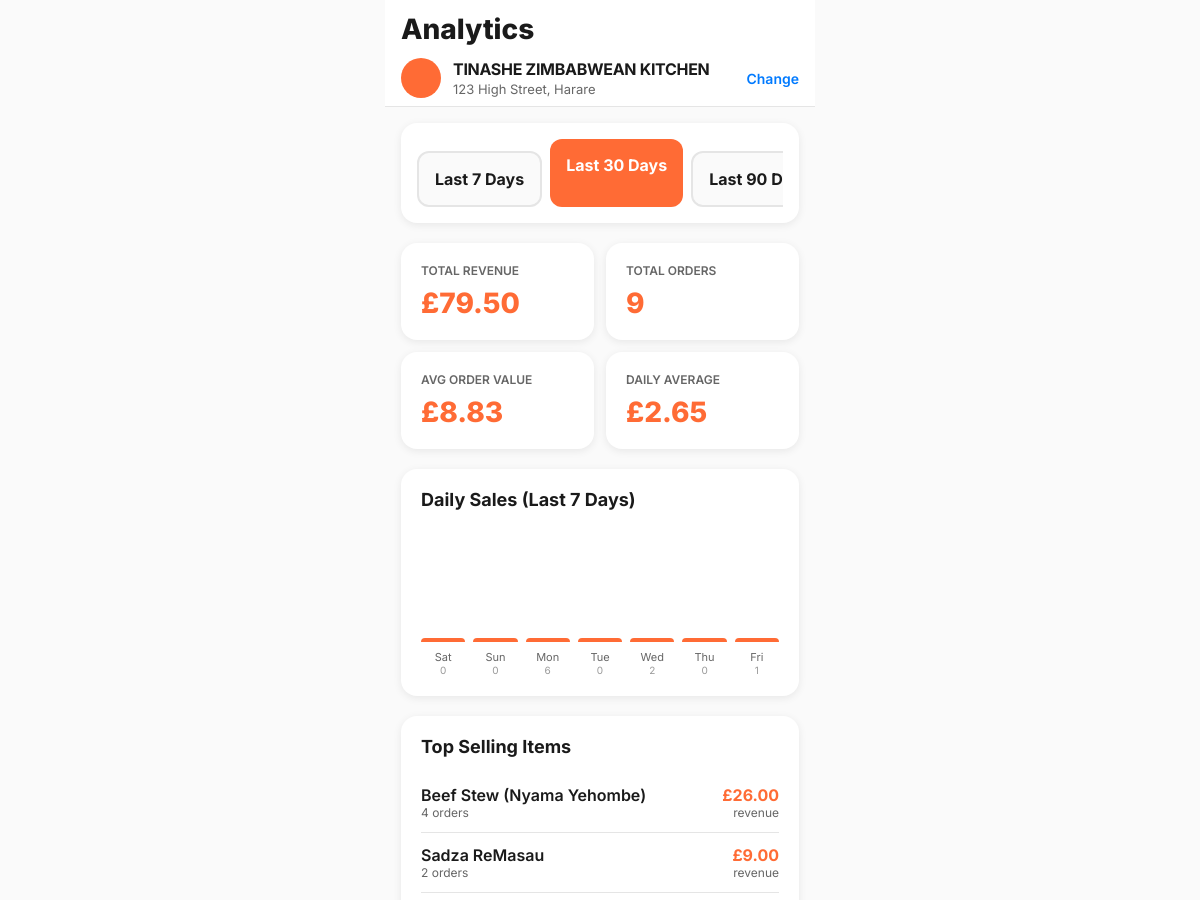
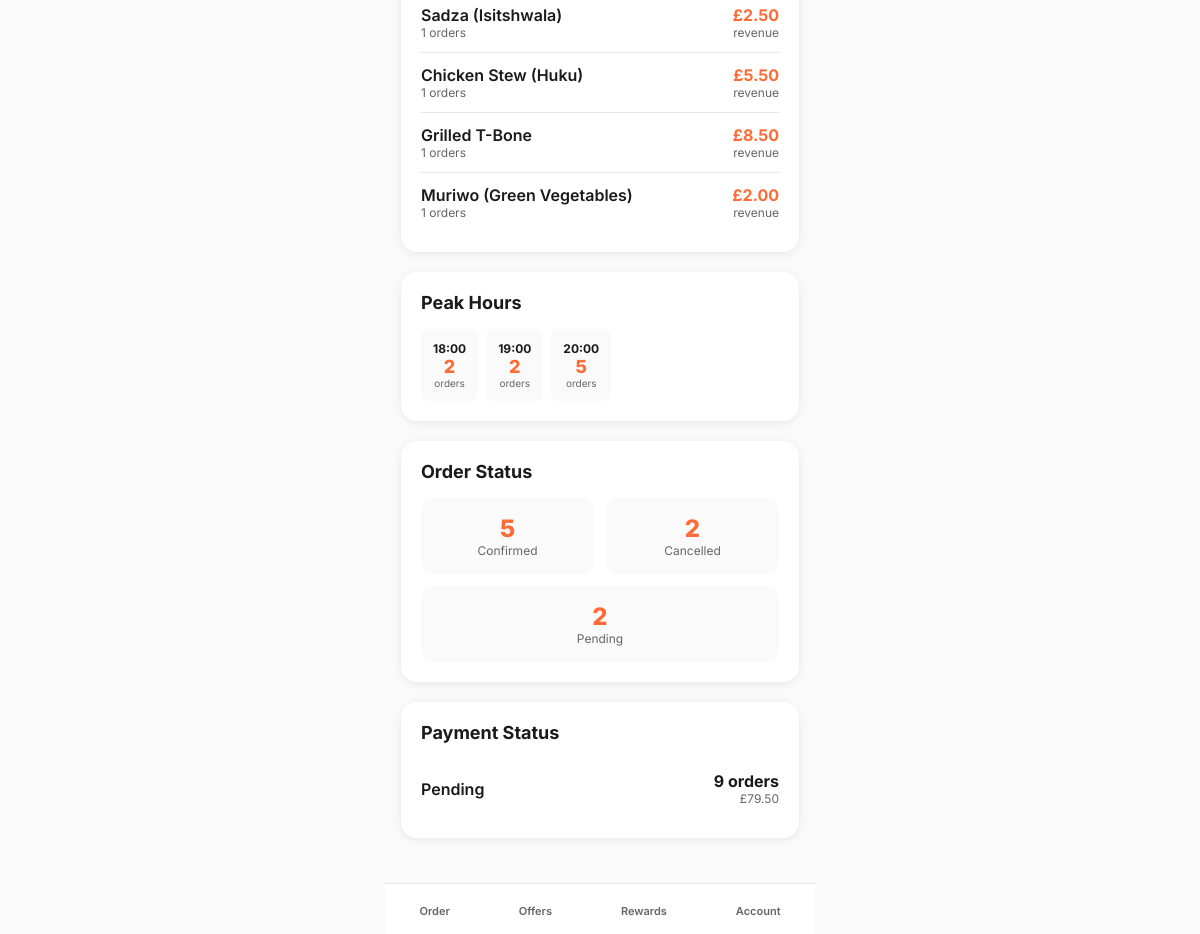
Screenshot of /analytics/dashboard/ (signed in) with the database file from the repository (2 pictures, top to bottom).
### apps/core/models.py (models this page shows, shortened)
class SiteSettings(models.Model):
    shop_name = models.CharField(max_length=100, default="My Restaurant")
    address = models.TextField(default="123 High Street, Harare")
    phone = models.CharField(max_length=30, blank=True)
    email = models.EmailField(blank=True)
    opening_hours = models.JSONField(default=dict, blank=True)
    currency = models.CharField(max_length=3, default="GBP")
    logo = models.ImageField(upload_to="site/", blank=True, validators=LOGO_IMAGE_VALIDATORS)
    favicon = models.ImageField(upload_to="site/", blank=True, validators=FAVICON_IMAGE_VALIDATORS)
    theme_color = models.CharField(max_length=7, default="#FF6B35", help_text="Hex color code for PWA theme")
    facebook_url = models.URLField(blank=True)
    instagram_url = models.URLField(blank=True)
    twitter_url = models.URLField(blank=True)
    created_at = models.DateTimeField(auto_now_add=True)
    updated_at = models.DateTimeField(auto_now=True)
    class Meta:
        verbose_name = "Site Settings"
        verbose_name_plural = "Site Settings"
    @classmethod
    def get(cls):
        settings, _ = cls.objects.get_or_create(pk=1)
        return settings

### apps/menu/models.py (models this page shows, shortened)
class MenuItem(models.Model):
    category = models.ForeignKey(
        MenuCategory,
        on_delete=models.CASCADE,
        related_name="items"
    )
    name = models.CharField(max_length=150)
    description = models.TextField(blank=True)
    price = models.DecimalField(
        max_digits=6,
        decimal_places=2,
        validators=[MinValueValidator(Decimal("0.01"))],
    )
    image = models.ImageField(upload_to="menu/items/", blank=True, validators=MENU_IMAGE_VALIDATORS)
    is_available = models.BooleanField(default=True)
    is_popular = models.BooleanField(default=False)
    track_stock = models.BooleanField(default=False, help_text="Enable stock tracking for this item")
    stock_quantity = models.PositiveIntegerField(default=0, help_text="Current stock level")
    low_stock_threshold = models.PositiveIntegerField(default=5, help_text="Alert when stock below this")
    preparation_time = models.PositiveIntegerField(
        default=15,
        help_text="Estimated preparation time in minutes"
    )
    dietary_tags = models.JSONField(
        default=list,
        blank=True,
        help_text="e.g., ['vegetarian', 'gluten-free', 'spicy', 'halal', 'vegan']"
    )
    allergens = models.JSONField(
        default=list,
        blank=True,
        help_text="e.g., ['nuts', 'dairy', 'gluten', 'shellfish']"
    )
    calories = models.PositiveIntegerField(null=True, blank=True, help_text="kcal")
    protein = models.DecimalField(max_digits=5, decimal_places=1, null=True, blank=True, help_text="grams")
    carbs = models.DecimalField(max_digits=5, decimal_places=1, null=True, blank=True, help_text="grams")
    fat = models.DecimalField(max_digits=5, decimal_places=1, null=True, blank=True, help_text="grams")
    salt = models.DecimalField(max_digits=5, decimal_places=2, null=True, blank=True, help_text="grams")
    modifiers = models.ManyToManyField(
        MenuModifier,
        blank=True,
        related_name="menu_items"
    )
    sort_order = models.PositiveIntegerField(default=0)
    created_at = models.DateTimeField(auto_now_add=True)
    updated_at = models.DateTimeField(auto_now=True)
    class Meta:
        verbose_name = "Menu Item"
        verbose_name_plural = "Menu Items"
        ordering = ["category", "sort_order", "name"]

### apps/analytics/views.py (the view)
# urls.py: path("dashboard/", views.dashboard, name="dashboard"),
@staff_member_required
def dashboard(request):
    days = _parse_days(request.GET.get("days", 30))
    end_date = timezone.now()
    start_date = end_date - timedelta(days=days)
    orders = Order.objects.filter(created_at__gte=start_date, created_at__lte=end_date)
    total_revenue = orders.aggregate(total=Sum("total_amount"))["total"] or 0
    total_orders = orders.count()
    avg_order_value = total_revenue / total_orders if total_orders > 0 else 0
    daily_average = total_revenue / days if days > 0 else 0
    status_counts = orders.values("status").annotate(count=Count("id")).order_by("-count")
    popular_items = (
        MenuItem.objects.filter(order_items__order__created_at__gte=start_date)
        .annotate(
            order_count=Count("order_items"),
            total_revenue=Sum("order_items__item_price"),
        )
        .order_by("-order_count")[:10]
    )
    peak_hours = (
        orders.annotate(hour=ExtractHour("created_at"))
        .values("hour")
        .annotate(count=Count("id"))
        .order_by("hour")
    )
    last_7_days = timezone.now() - timedelta(days=7)
    daily_sales = []
    max_daily_revenue = 0
    for offset in range(7):
        day = last_7_days + timedelta(days=offset)
        day_orders = Order.objects.filter(created_at__date=day.date())
        day_revenue = day_orders.aggregate(total=Sum("total_amount"))["total"] or 0
        max_daily_revenue = max(max_daily_revenue, day_revenue)
        daily_sales.append(
            {
                "date": day.strftime("%a"),
                "revenue": day_revenue,
                "orders": day_orders.count(),
            }
        )
    for day in daily_sales:
        if max_daily_revenue:
            day["bar_percent"] = max(4, int((day["revenue"] / max_daily_revenue) * 100))
        else:
            day["bar_percent"] = 4
    payment_methods = (
        orders.values("payment_status")
        .annotate(count=Count("id"), revenue=Sum("total_amount"))
        .order_by("-count")
    )
    context = {
        "days": days,
        "total_revenue": total_revenue,
        "total_orders": total_orders,
        "avg_order_value": avg_order_value,
        "daily_average": daily_average,
        "status_counts": list(status_counts),
        "popular_items": popular_items,
        "peak_hours": list(peak_hours),
        "daily_sales": daily_sales,
        "payment_methods": list(payment_methods),
    }
    return render(request, "analytics/dashboard.html", context)

### templates/analytics/dashboard.html (shortened to what this page needs)
{% extends "base.html" %}
{% block page_title %}Analytics{% endblock %}
{% block content %}
<div class="page-content">
    <div style="background: var(--surface); border-radius: 16px; padding: 16px; margin-bottom: 20px; box-shadow: var(--shadow);">
        <div style="display: flex; gap: 8px; overflow-x: auto;">
            <a href="?days=7" class="btn {% if days == 7 %}btn-brand{% else %}btn-secondary{% endif %}" style="white-space: nowrap;">Last 7 Days</a>
            <a href="?days=30" class="btn {% if days == 30 %}btn-brand{% else %}btn-secondary{% endif %}" style="white-space: nowrap;">Last 30 Days</a>
            <a href="?days=90" class="btn {% if days == 90 %}btn-brand{% else %}btn-secondary{% endif %}" style="white-space: nowrap;">Last 90 Days</a>
        </div>
    </div>
    <div style="display: grid; grid-template-columns: repeat(2, 1fr); gap: 12px; margin-bottom: 20px;">
        <div style="background: var(--surface); border-radius: 16px; padding: 20px; box-shadow: var(--shadow);">
            <div style="font-size: 12px; color: var(--text-secondary); text-transform: uppercase; font-weight: 600;">Total Revenue</div>
            <div style="font-size: 28px; font-weight: 800; color: var(--brand); margin-top: 8px;">£{{ total_revenue|floatformat:2 }}</div>
        </div>
        <div style="background: var(--surface); border-radius: 16px; padding: 20px; box-shadow: var(--shadow);">
            <div style="font-size: 12px; color: var(--text-secondary); text-transform: uppercase; font-weight: 600;">Total Orders</div>
            <div style="font-size: 28px; font-weight: 800; color: var(--brand); margin-top: 8px;">{{ total_orders }}</div>
        </div>
        <div style="background: var(--surface); border-radius: 16px; padding: 20px; box-shadow: var(--shadow);">
            <div style="font-size: 12px; color: var(--text-secondary); text-transform: uppercase; font-weight: 600;">Avg Order Value</div>
            <div style="font-size: 28px; font-weight: 800; color: var(--brand); margin-top: 8px;">£{{ avg_order_value|floatformat:2 }}</div>
        </div>
        <div style="background: var(--surface); border-radius: 16px; padding: 20px; box-shadow: var(--shadow);">
            <div style="font-size: 12px; color: var(--text-secondary); text-transform: uppercase; font-weight: 600;">Daily Average</div>
            <div style="font-size: 28px; font-weight: 800; color: var(--brand); margin-top: 8px;">£{{ daily_average|floatformat:2 }}</div>
        </div>
    </div>
    <div style="background: var(--surface); border-radius: 16px; padding: 20px; margin-bottom: 20px; box-shadow: var(--shadow);">
        <h3 style="font-size: 18px; font-weight: 700; margin-bottom: 16px;">Daily Sales (Last 7 Days)</h3>
        <div style="display: flex; align-items: flex-end; justify-content: space-between; height: 150px; gap: 8px;">
            {% for day in daily_sales %}
            <div style="flex: 1; display: flex; flex-direction: column; align-items: center;">
                <div style="width: 100%; background: var(--brand); border-radius: 8px 8px 0 0; min-height: 4px; height: {{ day.bar_percent }}%;"></div>
                <div style="font-size: 11px; color: var(--text-secondary); margin-top: 8px;">{{ day.date }}</div>
                <div style="font-size: 10px; color: var(--text-muted);">{{ day.orders }}</div>
            </div>
            {% endfor %}
        </div>
    </div>
    <div style="background: var(--surface); border-radius: 16px; padding: 20px; margin-bottom: 20px; box-shadow: var(--shadow);">
        <h3 style="font-size: 18px; font-weight: 700; margin-bottom: 16px;">Top Selling Items</h3>
        {% for item in popular_items %}
        <div style="display: flex; justify-content: space-between; align-items: center; padding: 12px 0; {% if not forloop.last %}border-bottom: 1px solid var(--border);{% endif %}">
            <div>
                <div style="font-weight: 600;">{{ item.name }}</div>
                <div style="font-size: 12px; color: var(--text-secondary);">{{ item.order_count }} orders</div>
            </div>
            <div style="text-align: right;">
                <div style="font-weight: 700; color: var(--brand);">£{{ item.total_revenue|floatformat:2 }}</div>
                <div style="font-size: 12px; color: var(--text-secondary);">revenue</div>
            </div>
        </div>
        {% empty %}
        <p style="color: var(--text-secondary); text-align: center; padding: 20px;">No sales data yet.</p>
        {% endfor %}
    </div>
    <div style="background: var(--surface); border-radius: 16px; padding: 20px; margin-bottom: 20px; box-shadow: var(--shadow);">
        <h3 style="font-size: 18px; font-weight: 700; margin-bottom: 16px;">Peak Hours</h3>
        <div style="display: grid; grid-template-columns: repeat(6, 1fr); gap: 8px;">
            {% for hour in peak_hours %}
            <div style="text-align: center; padding: 12px; background: {% if hour.count > 5 %}var(--success-bg){% else %}var(--bg){% endif %}; border-radius: 8px;">
                <div style="font-size: 12px; font-weight: 700;">{{ hour.hour|floatformat:0 }}:00</div>
                <div style="font-size: 18px; font-weight: 800; color: var(--brand);">{{ hour.count }}</div>
                <div style="font-size: 10px; color: var(--text-secondary);">orders</div>
            </div>
            {% endfor %}
        </div>
    </div>
    <div style="background: var(--surface); border-radius: 16px; padding: 20px; margin-bottom: 20px; box-shadow: var(--shadow);">
        <h3 style="font-size: 18px; font-weight: 700; margin-bottom: 16px;">Order Status</h3>
        <div style="display: flex; flex-wrap: wrap; gap: 12px;">
            {% for status in status_counts %}
            <div style="flex: 1; min-width: 120px; padding: 16px; background: var(--bg); border-radius: 12px; text-align: center;">
                <div style="font-size: 24px; font-weight: 800; color: var(--brand);">{{ status.count }}</div>
                <div style="font-size: 12px; color: var(--text-secondary); text-transform: capitalize;">{{ status.status }}</div>
            </div>
            {% endfor %}
        </div>
    </div>
    <div style="background: var(--surface); border-radius: 16px; padding: 20px; box-shadow: var(--shadow);">
        <h3 style="font-size: 18px; font-weight: 700; margin-bottom: 16px;">Payment Status</h3>
        {% for method in payment_methods %}
        <div style="display: flex; justify-content: space-between; align-items: center; padding: 12px 0; {% if not forloop.last %}border-bottom: 1px solid var(--border);{% endif %}">
            <div style="text-transform: capitalize; font-weight: 600;">{{ method.payment_status }}</div>
            <div style="text-align: right;">
                <div style="font-weight: 700;">{{ method.count }} orders</div>
                <div style="font-size: 12px; color: var(--text-secondary);">£{{ method.revenue|floatformat:2 }}</div>
            </div>
        </div>
        {% endfor %}
    </div>
</div>
{% endblock %}

### templates/base.html (shortened to what this page needs)
<!DOCTYPE html>
<html lang="en">
<head>
    {% load static %}
</head>
<body>
    <div class="mobile-container">
        {% block header %}
        <div class="status-bar">
            <div style="display: flex; justify-content: space-between; align-items: center;">
                <h1>{% block page_title %}Order{% endblock %}</h1>
            </div>
            {% block location_picker %}
            <div class="location-picker">
                <div class="location-icon">
                </div>
                <div class="location-info">
                    <h2>{{ site_settings.shop_name|upper }}</h2>
                    <p>{{ site_settings.address }}</p>
                </div>
                <span class="change-location">Change</span>
            </div>
            {% endblock %}
        </div>
        {% endblock %}
        <main>
            {% block content %}{% endblock %}
        </main>
        {% block bottom_nav %}
        <nav class="bottom-nav">
            <a href="{% url 'core:home' %}" class="nav-item {% if request.resolver_match.url_name == 'home' %}active{% endif %}">
                <span>Order</span>
            </a>
            <a href="{% url 'offers:list' %}" class="nav-item {% if 'offers' in request.path %}active{% endif %}">
                <span>Offers</span>
            </a>
            <a href="{% url 'loyalty:dashboard' %}" class="nav-item {% if 'rewards' in request.path %}active{% endif %}">
                <span>Rewards</span>
            </a>
            <a href="{% url 'accounts:profile' %}" class="nav-item {% if 'profile' in request.path %}active{% endif %}">
                <span>Account</span>
            </a>
        </nav>
        {% endblock %}
    </div>
</body>
</html>

### rows the page displays
SiteSettings: shop_name "TINASHE ZIMBABWEAN KITCHEN", address "123 High Street, Harare"
MenuItem: name "Beef Stew (Nyama Yehombe)", order_count "4", total_revenue "26.00"
MenuItem: name "Sadza ReMasau", order_count "2", total_revenue "9.00"
MenuItem: name "Sadza (Isitshwala)", order_count "1", total_revenue "2.50"
MenuItem: name "Chicken Stew (Huku)", order_count "1", total_revenue "5.50"
MenuItem: name "Grilled T-Bone", order_count "1", total_revenue "8.50"
MenuItem: name "Muriwo (Green Vegetables)", order_count "1", total_revenue "2.00"

### other values shown
{{ total_revenue|floatformat:2 }} "79.50"
{{ total_orders }} "9"
{{ avg_order_value|floatformat:2 }} "8.83"
{{ daily_average|floatformat:2 }} "2.65"
{{ day.date }} "Sat" "Sun" "Mon" "Tue" "Wed" "Thu" "Fri"
{{ day.orders }} "0" "0" "6" "0" "2" "0" "1"
{{ hour.hour|floatformat:0 }} "18" "19" "20"
{{ hour.count }} "2" "2" "5"
{{ status.count }} "5" "2" "2"
{{ status.status }} "Confirmed" "Cancelled" "Pending"
{{ method.payment_status }} "Pending"
{{ method.count }} "9"
{{ method.revenue|floatformat:2 }} "79.50"
